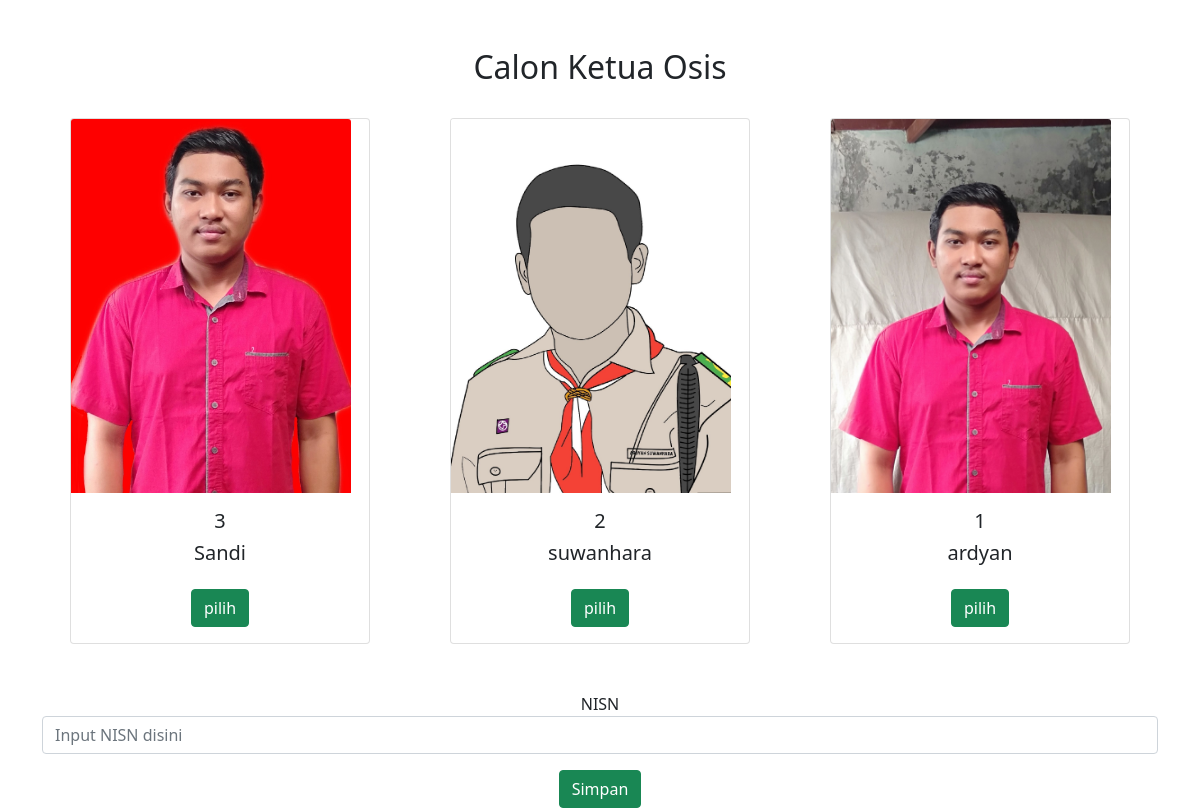
The page /vote.php on the database its author committed.
### tables this page shows
CREATE TABLE `kandidat` (
  `id_kandidat` int(11) NOT NULL,
  `kode` varchar(255) NOT NULL,
  `nama_kandidat` varchar(255) NOT NULL,
  `tentang` text NOT NULL,
  `foto` varchar(255) NOT NULL
);

### vote.php (the view, shortened to what this page needs)
<?php
	$server = "localhost";
	$user = "root";
	$pass = "";
	$database = "program_pi";
	$koneksi = mysqli_connect($server, $user, $pass, $database)or die(mysqli_error($koneksi));
    ?>
<!DOCTYPE html>
<html lang="en">
  <head>
    <link href="https://cdn.jsdelivr.net/npm/bootstrap@5.0.0-beta3/dist/css/bootstrap.min.css" rel="stylesheet" />
    <link rel="stylesheet" href="style.css" />
  </head>
  <body>
      <div class="container">
        <div class="row text-center mb-4 mt-5">
          <div class="col">
            <h2>Calon Ketua Osis</h2>
          </div>
        </div>
        <center>
        <div class="row">
            <?php
             $tampil = mysqli_query($koneksi, "SELECT * from kandidat order by id_kandidat desc");
             while($data = mysqli_fetch_array($tampil)) : ?>
             <div class="col-md-4 mb-4">
            <div class="card col-md-4 mb-4" style="width: 300px;height: auto">
            <img src="<?php echo "admin/file/".$data['foto'] ?>" class="card-img-top" style="width: 280px;height: auto"/>
              <div class="card-body">
              <h5 class="card-title"><?=$data['kode']?></h5>
                <h5 class="card-title"><?=$data['nama_kandidat']?></h5>
                <button type="submit" class="btn btn-success mt-3" name="bvote" >pilih</button>
              </div>
            </div>
          </div>
          <?php endwhile;  ?>
        </div>
        <label>NISN</label>
              <input type="text" name="tpilihan" value="<?=@$vkode?>" class="form-control" placeholder="Input NISN disini"required />
        <button type="submit" class="btn btn-success mt-3" name="bpilih" >Simpan</button>
        </center>
      </div>
  </body>
</html>

### rows shown on the page
kandidat: foto (picture), kode "3", nama_kandidat "Sandi"
kandidat: foto (picture), kode "2", nama_kandidat "suwanhara"
kandidat: foto (picture), kode "1", nama_kandidat "ardyan"
